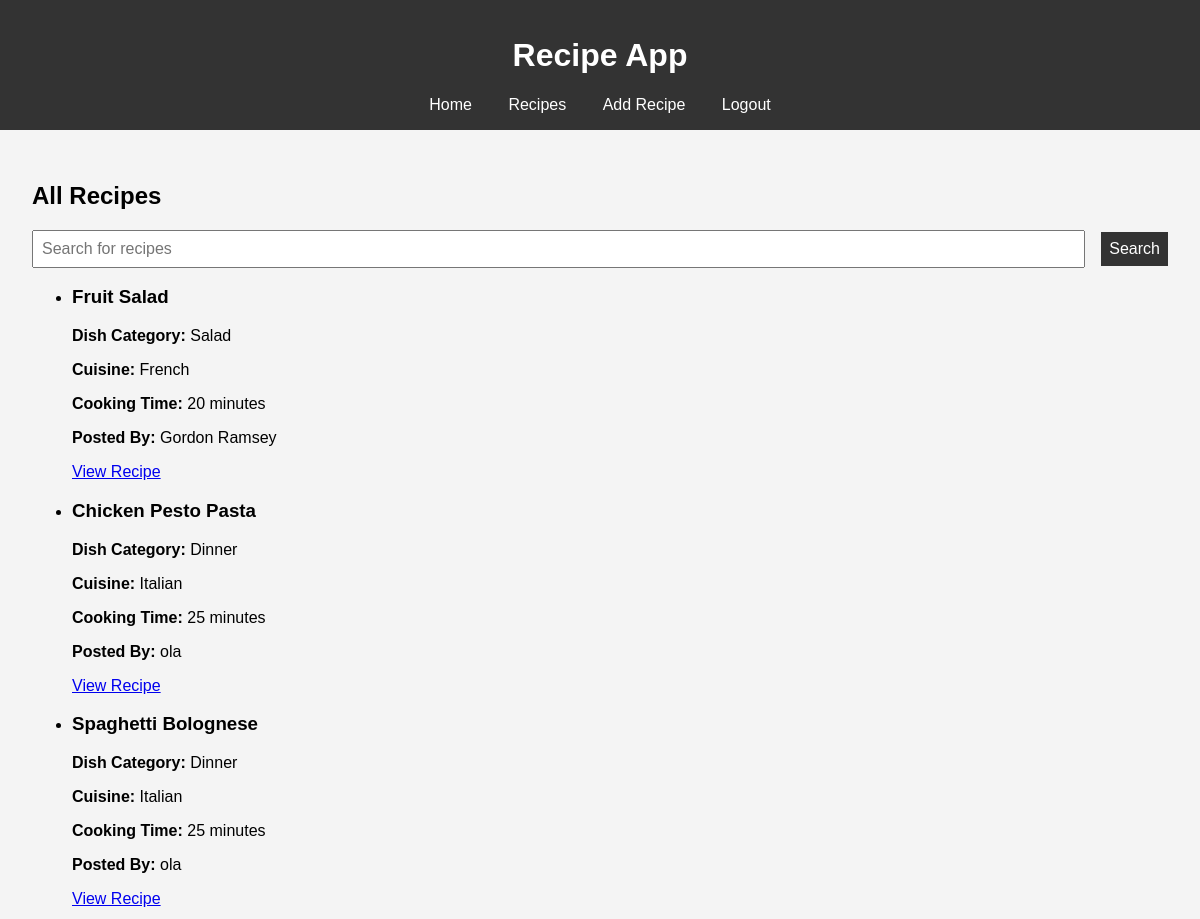
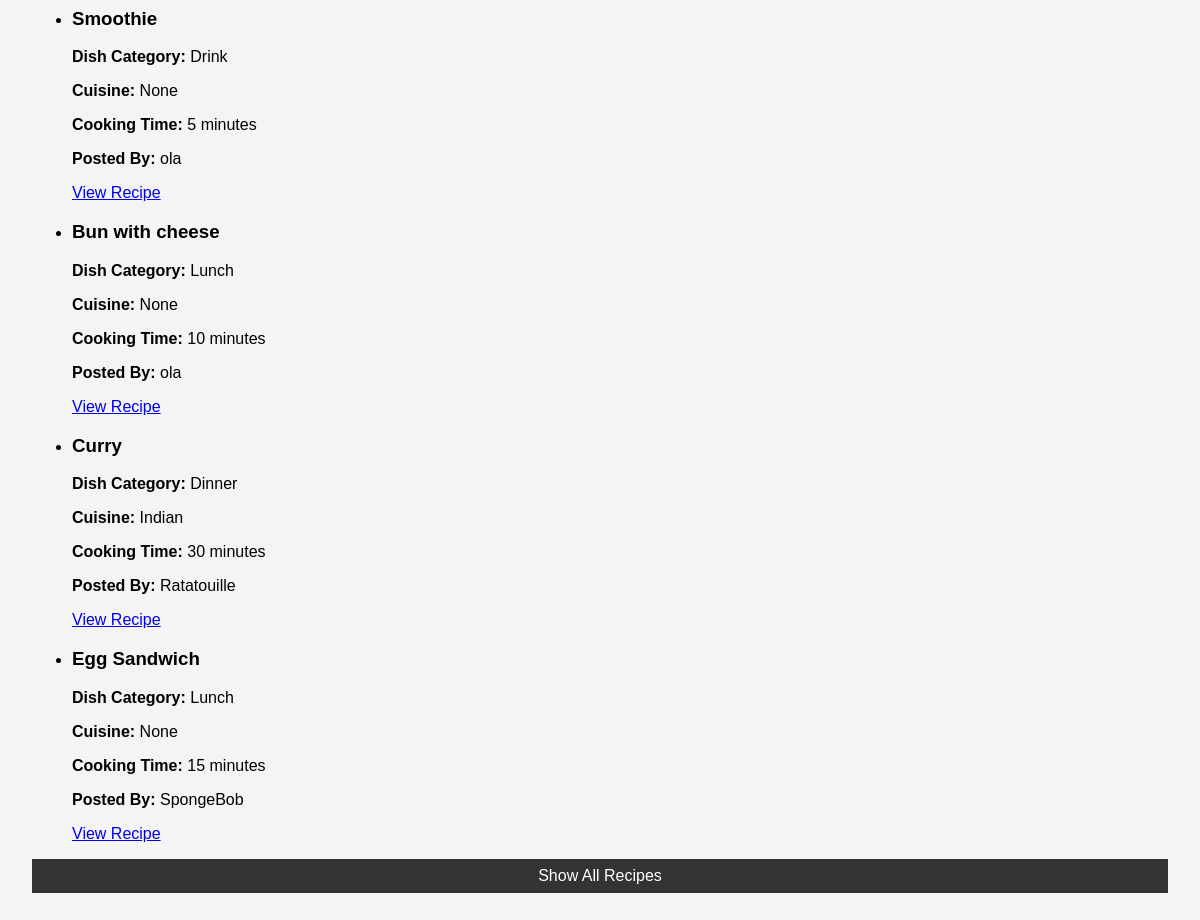
Screenshot of /user/chef100/recipe with the database file from the repository (2 pictures, top to bottom).
### models.py (models this page shows, shortened)
class Recipe(db.Model):
    id = db.Column(db.Integer, primary_key=True)
    name = db.Column(db.String(100), nullable=False)
    dish_category = db.Column(db.String(50), nullable=False)
    cuisine = db.Column(db.String(50), nullable=False)
    cooking_time = db.Column(db.Integer, nullable=False)  # cooking time in minutes
    recipe_steps = db.Column(db.Text, nullable=False)
    user_id = db.Column(db.String(80), db.ForeignKey('user.username'), nullable=False)
    ingredients = db.relationship('RecipeIngredient', backref='recipe', lazy=True)
    favourites = db.relationship('Favourite', backref='recipe', lazy=True)
    ratings = db.relationship('Rating', backref='recipe', lazy=True)

class User(db.Model):
    username = db.Column(db.String(80), primary_key=True, nullable=False)
    name = db.Column(db.String(120), nullable=False)
    password = db.Column(db.String(128), nullable=False)
    recipes = db.relationship('Recipe', backref='poster', lazy=True)
    favourites = db.relationship('Favourite', backref='user', lazy=True)
    ratings = db.relationship('Rating', backref='user', lazy=True)

### app.py (the view)
@app.route('/user/<string:user_id>/recipe')
def recipes(user_id):
    recipes = Recipe.query.all()
    user = User.query.get_or_404(user_id)
    return render_template('all_recipes.html', recipes=recipes, user=user)

### app.py (called while the page is built)
def export_db():
    data = {
        'users': [user.__dict__ for user in User.query.all()],
        'recipes': [recipe.__dict__ for recipe in Recipe.query.all()],
        'ingredients': [ingredient.__dict__ for ingredient in Ingredient.query.all()],
        'recipe_ingredients': [ri.__dict__ for ri in RecipeIngredient.query.all()],
        'favourites': [f.__dict__ for f in Favourite.query.all()],
        'ratings': [r.__dict__ for r in Rating.query.all()]
    }
    for table in data.values():
        for entry in table:
            entry.pop('_sa_instance_state', None)
    with open('db_export.json', 'w') as f:
        json.dump(data, f)

@app.teardown_appcontext
def shutdown_session(exception=None):
    export_db()

### templates/all_recipes.html (shortened to what this page needs)
{% extends 'user_base.html' %}
{% block content %}
    <div class="container">
        <div class="row">
            <div class="col-md-8 offset-md-2">
                <h2 class="text-center mb-4">All Recipes</h2>
                <div class="search-bar mb-4">
                    <form action="{{ url_for('search_recipes') }}" method="GET" class="search-form">
                        <div class="input-group">
                            <input type="text" name="query" class="form-control" placeholder="Search for recipes" value="{{ query }}">
                            <div class="input-group-append">
                                <button type="submit" class="btn btn-primary">Search</button>
                            </div>
                        </div>
                    </form>
                </div>
                <ul class="list-group">
                    {% for recipe in recipes %}
                        <li class="list-group-item">
                            <h3>{{ recipe.name }}</h3>
                            <p><strong>Dish Category:</strong> {{ recipe.dish_category }}</p>
                            <p><strong>Cuisine:</strong> {{ recipe.cuisine }}</p>
                            <p><strong>Cooking Time:</strong> {{ recipe.cooking_time }} minutes</p>
                            <p><strong>Posted By:</strong> {{ recipe.poster.name }}</p>
                            <a href="{{ url_for('recipe', recipe_id=recipe.id, user_id = session.username) }}" class="btn btn-outline-primary btn-sm">View Recipe</a>
                        </li>
                    {% endfor %}
                </ul>
                <div class="text-center mt-4">
                    <form action="{{ url_for('recipes', user_id = session.username) }}" method="GET">
                        <button type="submit" class="btn btn-secondary">Show All Recipes</button>
                    </form>
                </div>
            </div>
        </div>
    </div>
{% endblock %}

### static/styles.css (style rules this page uses)
body { font-family: Arial, sans-serif; margin: 0; padding: 0; background-color: #f4f4f4; }
form { display: flex; flex-direction: column; gap: 1rem; }
form input, form textarea, form select, form button { padding: 0.5rem; font-size: 1rem; }
form button { background-color: #333; color: #fff; border: none; cursor: pointer; }
.ingredient-row, .step-row, .input-group { display: flex; align-items: center; gap: 1rem; }
.ingredient-row input, .step-row textarea, .input-group input { flex: 1; }
.input-group { flex: 1; }

### rows the page displays
Recipe: name "Fruit Salad", dish_category "Salad", cuisine "French", cooking_time "20", poster.name "Gordon Ramsey"
Recipe: name "Chicken Pesto Pasta", dish_category "Dinner", cuisine "Italian", cooking_time "25", poster.name "ola"
Recipe: name "Spaghetti Bolognese", dish_category "Dinner", cuisine "Italian", cooking_time "25", poster.name "ola"
Recipe: name "Smoothie", dish_category "Drink", cuisine "None", cooking_time "5", poster.name "ola"
Recipe: name "Bun with cheese", dish_category "Lunch", cuisine "None", cooking_time "10", poster.name "ola"
Recipe: name "Curry", dish_category "Dinner", cuisine "Indian", cooking_time "30", poster.name "Ratatouille"
Recipe: name "Egg Sandwich", dish_category "Lunch", cuisine "None", cooking_time "15", poster.name "SpongeBob"
